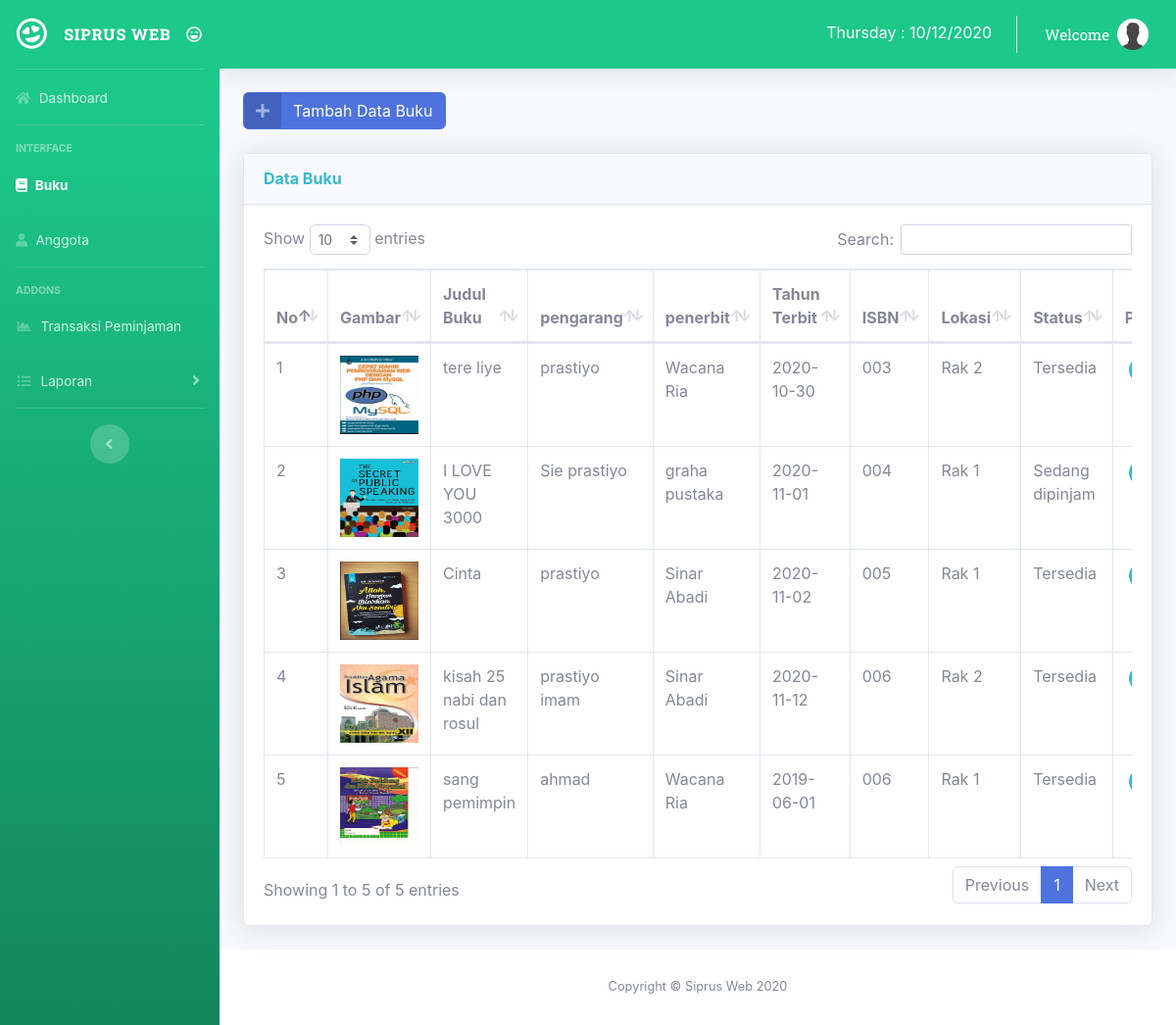
Screenshot of /index.php/admin/buku with the database file from the repository.
### tables this page shows
CREATE TABLE `buku` (
  `id_buku` int(5) NOT NULL,
  `id_kategori` int(5) NOT NULL,
  `judul_buku` varchar(50) NOT NULL,
  `pengarang` varchar(35) NOT NULL,
  `thn_terbit` date NOT NULL,
  `penerbit` varchar(50) NOT NULL,
  `isbn` varchar(20) NOT NULL,
  `jumlah_buku` int(3) NOT NULL,
  `lokasi` enum('Rak 1','Rak 2','Rak 3') NOT NULL,
  `gambar` varchar(220) NOT NULL,
  `tgl_input` date NOT NULL,
  `status_buku` enum('1','0') NOT NULL
);

### application/controllers/Admin.php (called while the page is built, shortened)
<?php
class Admin extends CI_Controller
{
  function buku()
  {
    $data['title'] = 'Daftar Buku';
    $data['buku'] = $this->M_perpus->get_data('buku')->result();
    $data['user'] = $this->db->get_where('user', ['email' => $this->session->userdata('email')])->row_array();
    $this->load->view('admin/header', $data);
    $this->load->view('admin/buku', $data);
    $this->load->view('admin/footer');
  }
}

### index.php (called while the page is built, shortened)
<?php
require_once BASEPATH.'core/CodeIgniter.php';

### application/models/M_perpus.php (called while the page is built, shortened)
<?php
class M_perpus extends CI_model
{
	function get_data($table)
	{
		return $this->db->get($table);
	}
}
?>

### application/views/admin/buku.php (the view, shortened to what this page needs)
 <div class="container-fluid">
                  <a href="<?php echo base_url().'admin/tambah_buku'; ?>"  class="btn btn-primary btn-icon-split"> <span class="icon text-white-50">
                      <i class="fas fa-plus"></i>
                    </span>
                    <span class="text" >Tambah Data Buku</span></a>
            <br>
            <br>
          <div class="card shadow mb-4">
            <div class="card-header py-3">
              <h6 class="m-0 font-weight-bold text-info">Data Buku</h6>
            </div>
            <div class="card-body">
              <div class="table-responsive">
                <table class="table table-bordered" id="dataTable" width="100%" cellspacing="0">
                  <thead>
                    <tr>
				<th>No</th>
				<th>Gambar</th>
				<th>Judul Buku</th>
				<th>pengarang</th>
				<th>penerbit</th>
				<th>Tahun Terbit</th>
				<th>ISBN</th>
				<th>Lokasi</th>
				<th>Status</th>
				<th>Pilihan</th>
			</tr>
                  </thead>
                  <tbody>
                     <?php
			$no = 1;
			foreach($buku as $b){
			?>
			<tr>
				<td><?php echo $no++; ?></td>
				<td><img src="<?php echo base_url().'/asset/upload/'.$b->gambar; ?>" width="80" height="80" alt="gambar tidak ada " ></td>
				<td><?php echo $b->judul_buku ?></td>
				<td><?php echo $b->pengarang ?></td>
				<td><?php echo $b->penerbit ?></td>
				<td><?php echo $b->thn_terbit ?></td>
				<td><?php echo $b->isbn ?></td>
				<td><?php echo $b->lokasi ?></td>
				<td>
					<?php
					if($b->status_buku == "1"){
						echo "Tersedia";
					}else if($b->status_buku == "0"){
						echo "Sedang dipinjam";
					}
					?>
				</td>
				<td nowrap="nowrap" style="text-align: center;">
					 <a href="<?php echo base_url(). 'admin/edit_buku/' .$b->id_buku; ?>" class="btn btn-info btn-circle btn-sm">
                  </a>
				</td>
			</tr>
<?php } ?> </tbody>
                </table>
              </div>
            </div>
          </div>
        </div>

### application/views/admin/header.php (shortened to what this page needs)
<!DOCTYPE html>
<html lang="en">
<head>
  <link href="<?php echo base_url() ?>asset/vendor/fontawesome-free/css/all.min.css" rel="stylesheet" type="text/css">
  <link href="<?php echo base_url() ?>asset/css/sb-admin-2.min.css" rel="stylesheet">
  <link href="<?php echo base_url() ?>asset/vendor/datatables/dataTables.bootstrap4.min.css" rel="stylesheet">
</head>
<body id="page-top">
  <div id="wrapper">
    <ul class="navbar-nav bg-gradient-success sidebar sidebar-dark accordion" id="accordionSidebar">
      <a class="sidebar-brand d-flex align-items-center justify-content-center" href="#">
        <div class="sidebar-brand-icon rotate-n-15">
          <i class="far fa-grin-hearts"></i>
        </div>
        <div class="sidebar-brand-text mx-3" style="font-family: 'Roboto Slab', serif;">Siprus Web<sup></sup></div>
        <i class="far fa-laugh-wink"></i>
      </a>
      <hr class="sidebar-divider my-0">
    <?php $uriMethod_name=$this->router->fetch_method(); ?>
      <li <?php
             if($uriMethod_name=="index"){
              echo "class='nav-item active'";
               }else{
              echo "class='nav-item'" ; }
               ?> >
        <a class="nav-link" href="<?= base_url('admin/index'); ?>">
        <i class="fas fa-home"></i>
          <span>Dashboard</span></a>
      </li>
      <hr class="sidebar-divider">
      <div class="sidebar-heading">
        Interface
      </div>
      <li <?php
             if($uriMethod_name=="buku" || $uriMethod_name=="tambah_buku" || $uriMethod_name=="edit_buku"){
              echo "class='nav-item active'";
               }else{
              echo "class='nav-item'" ; }
               ?> >
        <a class="nav-link"  href="<?php echo base_url().'admin/buku'; ?>">
          <i class="fas fa-book"></i>
          <span>Buku</span></a>
      </li>
      <li <?php
             if($uriMethod_name=="anggota" || $uriMethod_name=="tambah_anggota" || $uriMethod_name=="edit_anggota"){
              echo "class='nav-item active'";
               }else{
              echo "class='nav-item'" ; }
               ?> >
        <a class="nav-link" href="<?php echo base_url().'admin/anggota'; ?>">
          <i class="fas fa-user"></i>
          <span>Anggota</span></a>
      </li>
      <hr class="sidebar-divider">
      <div class="sidebar-heading">
        Addons
      </div>
      <li <?php
             if($uriMethod_name=="peminjaman" || $uriMethod_name=="tambah_peminjaman" || $uriMethod_name=="edit_peminjaman"){
              echo "class='nav-item active'";
               }else{
              echo "class='nav-item'" ; }
               ?>>
        <a class="nav-link" href="<?php echo base_url().'admin/peminjaman'; ?>">
          <i class="fas fa-fw fa-chart-area"></i>
          <span>Transaksi Peminjaman</span></a>
      </li>
       <li class="nav-item">
        <a class="nav-link collapsed" href="#" data-toggle="collapse" data-target="#collapseUtilities" aria-expanded="true" aria-controls="collapseUtilities">
          <i class="fas fa-fw fa-list"></i>
          <span>Laporan</span>
        </a>
      </li>
      <hr class="sidebar-divider d-none d-md-block">
      <div class="text-center d-none d-md-inline">
        <button class="rounded-circle border-0" id="sidebarToggle"></button>
      </div>
    </ul>
     <div id="content-wrapper" class="d-flex flex-column">
      <div id="content">
        <nav class="navbar navbar-expand navbar-light bg-success topbar mb-4 static-top shadow" >
          <ul class="navbar-nav ml-auto">
<h6 class="mx-auto pt-4 d-none d-lg-inline text-white"><?php $d=date('l : d/m/Y'); echo "$d"; ?>  &nbsp;</h6>
            <li class="nav-item dropdown no-arrow">
              <a class="nav-link dropdown-toggle" href="#" id="userDropdown" role="button" data-toggle="dropdown" aria-haspopup="true" aria-expanded="false">
                <span class="mr-2 d-none d-lg-inline text-white" style="font-family: 'Roboto Slab', serif; font-size: 15px;">  <?php echo "Welcome".$this->session->userdata('name');?></span>
                <img class="img-profile rounded-circle" src="<?= base_url('asset/img/profile/') ?>default.jpg">
              </a>
            </li>
          </ul>
        </nav>

### application/views/admin/footer.php (shortened to what this page needs)
<footer class="sticky-footer bg-white">
       <div class="container my-auto">
         <div class="copyright text-center my-auto">
           <span>Copyright &copy; Siprus Web 2020</span>
         </div>
       </div>
     </footer>
   </div>
 </div>

### rows the page displays
buku: gambar (picture), judul_buku "tere liye", pengarang "prastiyo", penerbit "Wacana Ria", thn_terbit "2020-10-30", isbn "003", lokasi "Rak 2", status_buku "Tersedia"
buku: gambar (picture), judul_buku "I LOVE YOU 3000", pengarang "Sie prastiyo", penerbit "graha pustaka", thn_terbit "2020-11-01", isbn "004", lokasi "Rak 1", status_buku "Sedang dipinjam"
buku: gambar (picture), judul_buku "Cinta", pengarang "prastiyo", penerbit "Sinar Abadi", thn_terbit "2020-11-02", isbn "005", lokasi "Rak 1", status_buku "Tersedia"
buku: gambar (picture), judul_buku "kisah 25 nabi dan rosul", pengarang "prastiyo imam", penerbit "Sinar Abadi", thn_terbit "2020-11-12", isbn "006", lokasi "Rak 2", status_buku "Tersedia"
buku: gambar (picture), judul_buku "sang pemimpin", pengarang "ahmad", penerbit "Wacana Ria", thn_terbit "2019-06-01", isbn "006", lokasi "Rak 1", status_buku "Tersedia"
